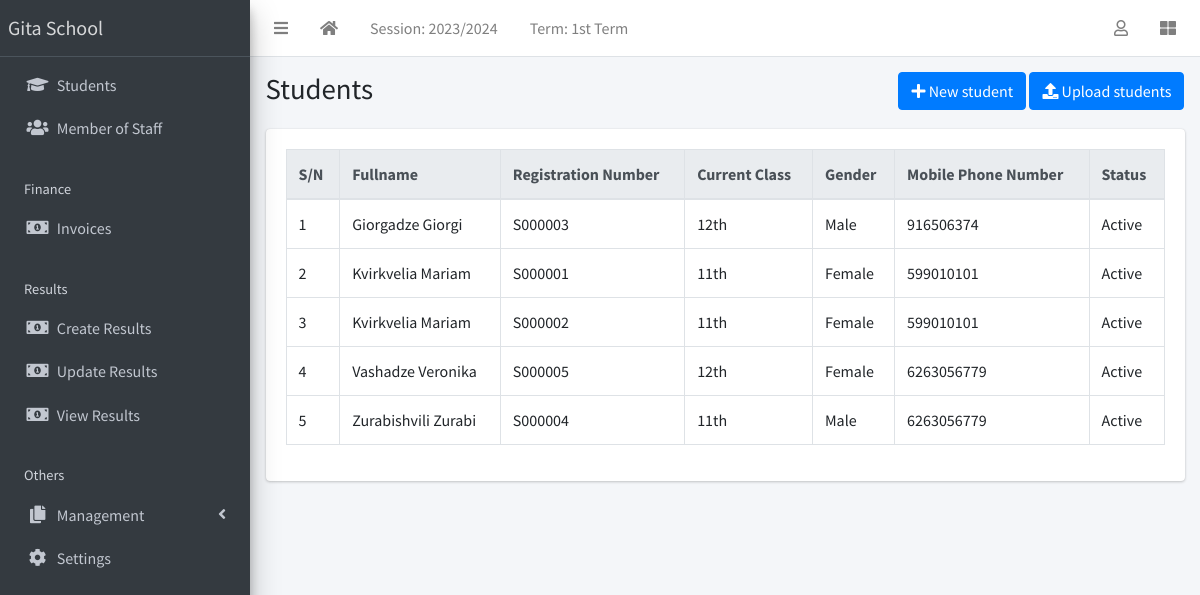
The app's page /student/list (signed in) with its own data.
### apps/corecode/models.py (models this page shows, shortened)
class AcademicSession(models.Model):
    name = models.CharField(max_length=200, unique=True)
    current = models.BooleanField(default=True)
    class Meta:
        ordering = ["-name"]

class AcademicTerm(models.Model):
    name = models.CharField(max_length=20, unique=True)
    current = models.BooleanField(default=True)
    class Meta:
        ordering = ["name"]

class SiteConfig(models.Model):
    key = models.SlugField()
    value = models.CharField(max_length=200)

class StudentClass(models.Model):
    name = models.CharField(max_length=200, unique=True)
    class Meta:
        verbose_name = "Class"
        verbose_name_plural = "Classes"
        ordering = ["name"]
    def __str__(self):
        return self.name

### apps/students/models.py (models this page shows, shortened)
class Student(models.Model):
    STATUS_CHOICES = [("active", "Active"), ("inactive", "Inactive")]
    GENDER_CHOICES = [("male", "Male"), ("female", "Female")]
    current_status = models.CharField(
        max_length=10, choices=STATUS_CHOICES, default="active"
    )
    registration_number = models.CharField(max_length=200, unique=True)
    surname = models.CharField(max_length=200)
    firstname = models.CharField(max_length=200)
    other_name = models.CharField(max_length=200, blank=True)
    gender = models.CharField(max_length=10, choices=GENDER_CHOICES, default="male")
    date_of_birth = models.DateField(default=timezone.now)
    current_class = models.ForeignKey(
        StudentClass, on_delete=models.SET_NULL, blank=True, null=True
    )
    date_of_admission = models.DateField(default=timezone.now)
    mobile_num_regex = RegexValidator(
        regex="^[0-9]{9,15}$", message="Entered mobile number isn't in a right format!"
    )
    parent_mobile_number = models.CharField(
        validators=[mobile_num_regex], max_length=13, blank=True
    )
    address = models.TextField(blank=True)
    others = models.TextField(blank=True)
    passport = models.ImageField(blank=True, upload_to="students/passports/")
    class Meta:
        ordering = ["surname", "firstname", "other_name"]

### apps/students/views.py (the view)
# urls.py: path("list", StudentListView.as_view(), name="student-list"),
class StudentListView(LoginRequiredMixin, ListView):
    model = Student
    template_name = "students/student_list.html"

### apps/corecode/context_processors.py (called while the page is built)
def site_defaults(request):
    current_session = AcademicSession.objects.get(current=True)
    current_term = AcademicTerm.objects.get(current=True)
    vals = SiteConfig.objects.all()
    contexts = {
        "current_session": current_session.name,
        "current_term": current_term.name,
    }
    for val in vals:
        contexts[val.key] = val.value
    return contexts

### apps/students/templates/students/student_list.html (shortened to what this page needs)
{% extends 'base.html' %}
{% block title %}Students{% endblock title %}
{% block breadcrumb %}
<a class="btn btn-primary" href="{% url 'student-create' %}"><i
    class="fas fa-plus"></i> New student</a>
<a class="btn btn-primary" href="{% url 'student-upload' %}"><i
    class="fas fa-upload"></i> Upload students</a>
{% endblock breadcrumb %}
{% block content %}
  <div class="table-responsive">
    <table id="studenttable" class="table table-bordered table-hover" data-page-length='100'>
      <thead class="thead-light">
        <tr>
          <th>S/N</th>
          <th>Fullname</th>
          <th>Registration Number</th>
          <th>Current Class</th>
          <th>Gender</th>
          <th>Mobile Phone Number</th>
          <th>Status</th>
        </tr>
      </thead>
      <tbody>
        {% for student in object_list %}
          <tr class='clickable-row' data-href="{% url 'student-detail' student.id %}">
            <td>{{ forloop.counter}}</td>
            <td>{{ student.surname}} {{student.firstname }} {{student.other_name }}</td>
            <td>{{ student.registration_number}}</td>
            <td>{{ student.current_class}}</td>
            <td>{{ student.get_gender_display}}</td>
            <td>{{ student.parent_mobile_number}}</td>
            <td>{{ student.get_current_status_display}}</td>
          </tr>
        {% endfor %}
      </tbody>
    </table>
  </div>
{% endblock content %}

### templates/base.html (shortened to what this page needs)
{% load static %}
<!DOCTYPE html>
<html lang="en">
<head>
  <link rel="stylesheet" href="{% static 'plugins/fontawesome-free/css/all.min.css' %}">
  <link rel="stylesheet" href="{% static 'plugins/toastr/toastr.min.css' %}">
  <link rel="stylesheet"
    href="{% static 'plugins/overlayScrollbars/css/OverlayScrollbars.min.css' %}">
  <link rel="stylesheet" href="{% static 'plugins/Datatables/datatables.min.css' %}" />
  <link rel="stylesheet" href="{% static 'dist/css/adminlte.min.css' %}">
</head>
<body
  class="hold-transition sidebar-mini layout-fixed layout-navbar-fixed layout-footer-fixed">
  <div class="wrapper">
    <nav class="main-header navbar navbar-expand navbar-white navbar-light">
      <ul class="navbar-nav">
        <li class="nav-item">
          <a class="nav-link" data-widget="pushmenu" href="#" role="button"><i
              class="fas fa-bars"></i></a>
        </li>
        <li class="nav-item d-none d-sm-inline-block">
          <a href="{% url 'home' %} " class="nav-link"><i class="fa fa-home"></i></a>
        </li>
        <li class="nav-item d-none d-sm-inline-block">
          <a href="{% url 'current-session' %}" class="nav-link">Session: {{ current_session }}</a>
        </li>
        <li class="nav-item d-none d-sm-inline-block">
          <a href="{% url 'current-session' %}" class="nav-link">Term: {{ current_term }}</a>
        </li>
      </ul>
      <ul class="navbar-nav ml-auto">
        <li class="nav-item dropdown">
          <a class="nav-link" data-toggle="dropdown" href="#">
            <i class="far fa-user"></i>
          </a>
        </li>
        <li class="nav-item">
          <a class="nav-link" data-widget="control-sidebar" data-slide="true"
            href="#" role="button"><i class="fas fa-th-large"></i></a>
        </li>
      </ul>
    </nav>
    <aside class="main-sidebar sidebar-dark-primary elevation-4">
      <a href="{% url 'home' %}" class="brand-link">{{ school_name | default:"MySchool" }}</a>
      <div class="sidebar">
        <nav class="mt-2">
          <ul class="nav nav-pills nav-sidebar flex-column"
            data-widget="treeview" role="menu" data-accordion="false">
            <li class="nav-item">
              <a href="{% url 'student-list' %}" class="nav-link">
                <i class="nav-icon fas fa-graduation-cap"></i>
                <p>
                  Students
                </p>
              </a>
            </li>
            <li class="nav-item">
              <a href="{% url 'staff-list' %}" class="nav-link">
                <i class="nav-icon fas fa-users"></i>
                <p>
                  Member of Staff
                </p>
              </a>
            </li>
            <li class="nav-header">Finance</li>
            <li class="nav-item">
              <a href="{% url 'invoice-list' %}" class="nav-link">
                <i class="nav-icon fas fa-money-bill-alt"></i>
                <p>
                  Invoices
                </p>
              </a>
            </li>
            <li class="nav-header">Results</li>
            <li class="nav-item">
              <a href="{% url 'create-result' %}" class="nav-link">
                <i class="nav-icon fas fa-money-bill-alt"></i>
                <p>
                  Create Results
                </p>
              </a>
            </li>
            <li class="nav-item">
              <a href="{% url 'edit-results' %}" class="nav-link">
                <i class="nav-icon fas fa-money-bill-alt"></i>
                <p>
                  Update Results
                </p>
              </a>
            </li>
            <li class="nav-item">
              <a href="{% url 'view-results' %}" class="nav-link">
                <i class="nav-icon fas fa-money-bill-alt"></i>
                <p>
                  View Results
                </p>
              </a>
            </li>
            <li class="nav-header">Others</li>
            <li class="nav-item has-treeview">
              <a href="#" class="nav-link">
                <i class="nav-icon fas fa-copy"></i>
                <p>
                  Management
                  <i class="fas fa-angle-left right"></i>
                </p>
              </a>
            </li>
            <li class="nav-item">
              <a href="{% url 'configs' %}" class="nav-link">
                <i class="nav-icon fas fa-cog"></i>
                <p>
                  Settings
                </p>
              </a>
            </li>
          </ul>
        </nav>
      </div>
    </aside>
    <div class="content-wrapper">
      <section class="content-header">
        <div class="container-fluid">
          <div class="row mb-1">
            <div class="col-sm-8">
              <h1>{% block title %}{% endblock title %}</h1>
            </div>
            <div class="col-sm-4">
              <ol class="breadcrumb float-sm-right">
                <li class="breadcrumb-item">{% block breadcrumb %}{% endblock breadcrumb %}</li>
              </ol>
            </div>
          </div>
        </div>
      </section>
      <section class="content">
        <div class="container-fluid">
          <div class="row">
            <div class="col-md-12">
              {% block fullcard %}
              <div class="card">
                <div class="card-body">
                  <div class="row">
                    <div class="col">
                      {% block content %}
                      {% endblock content %}
                    </div>
                  </div>
                </div>
              </div>
              {% endblock fullcard %}
            </div>
          </div>
        </div>
      </section>
    </div>
  </div>
</body>
</html>

### records on screen
AcademicSession: name "2023/2024"
AcademicTerm: name "1st Term"
SiteConfig: value "Gita School"
Student: surname "Giorgadze", firstname "Giorgi", registration_number "S000003", current_class "12th", gender "Male", parent_mobile_number "916506374", current_status "Active"
Student: surname "Kvirkvelia", firstname "Mariam", registration_number "S000001", current_class "11th", gender "Female", parent_mobile_number "599010101", current_status "Active"
Student: surname "Kvirkvelia", firstname "Mariam", registration_number "S000002", current_class "11th", gender "Female", parent_mobile_number "599010101", current_status "Active"
Student: surname "Vashadze", firstname "Veronika", registration_number "S000005", current_class "12th", gender "Female", parent_mobile_number "6263056779", current_status "Active"
Student: surname "Zurabishvili", firstname "Zurabi", registration_number "S000004", current_class "11th", gender "Male", parent_mobile_number "6263056779", current_status "Active"
